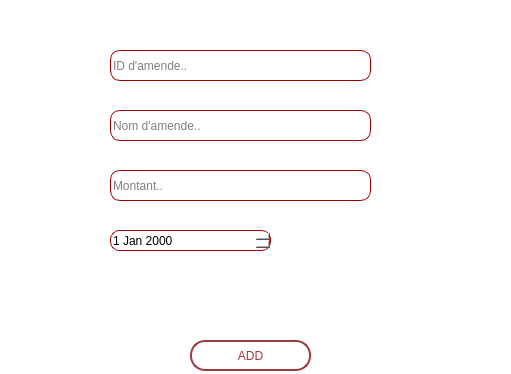
<?xml version="1.0" encoding="UTF-8"?>
<ui version="4.0">
 <class>add_amendes</class>
 <widget class="QDialog" name="add_amendes">
  <property name="geometry">
   <rect>
    <x>0</x>
    <y>0</y>
    <width>511</width>
    <height>374</height>
   </rect>
  </property>
  <property name="windowTitle">
   <string>Dialog</string>
  </property>
  <property name="styleSheet">
   <string notr="true">background-color:rgb(255,255,255);</string>
  </property>
  <widget class="QLineEdit" name="le_nom_amendes">
   <property name="geometry">
    <rect>
     <x>110</x>
     <y>110</y>
     <width>261</width>
     <height>31</height>
    </rect>
   </property>
   <property name="styleSheet">
    <string notr="true">QLineEdit{
border: 1px solid;
border-color: #9B0000;
border-radius: 10px;
}</string>
   </property>
   <property name="placeholderText">
    <string>Nom d'amende..</string>
   </property>
  </widget>
  <widget class="QLineEdit" name="le_id_amendes">
   <property name="geometry">
    <rect>
     <x>110</x>
     <y>50</y>
     <width>261</width>
     <height>31</height>
    </rect>
   </property>
   <property name="styleSheet">
    <string notr="true">QLineEdit{
border: 1px solid;
border-color: #9B0000;
border-radius: 10px;
}</string>
   </property>
   <property name="placeholderText">
    <string>ID d'amende..</string>
   </property>
  </widget>
  <widget class="QPushButton" name="b_ajouter_amendes">
   <property name="geometry">
    <rect>
     <x>190</x>
     <y>340</y>
     <width>121</width>
     <height>31</height>
    </rect>
   </property>
   <property name="styleSheet">
    <string notr="true">QPushButton {
color: rgb(158,59,59);
font: 75 9pt &quot;Arial&quot;;
border: 2px solid rgb(158,59,59);
border-radius: 15px;
}

QPushButton:hover {
  color: #fff; /* Change text color on hover */
  background-color: #a63b3b; /* Change background color on hover */
  border-color: #a63b3b; /* Change border color on hover */
}

QPushButton:pressed {
  color: #fff; 
  background-color: #802c2c; 
  border-color: #802c2c; 
}</string>
   </property>
   <property name="text">
    <string>ADD</string>
   </property>
  </widget>
  <widget class="QDateEdit" name="le_date_amendes">
   <property name="geometry">
    <rect>
     <x>110</x>
     <y>230</y>
     <width>161</width>
     <height>21</height>
    </rect>
   </property>
   <property name="styleSheet">
    <string notr="true">QDateEdit{
border: 1px solid;
border-color: #9B0000;
border-radius: 9px;
}</string>
   </property>
  </widget>
  <widget class="QLineEdit" name="le_montant_amendes">
   <property name="geometry">
    <rect>
     <x>110</x>
     <y>170</y>
     <width>261</width>
     <height>31</height>
    </rect>
   </property>
   <property name="styleSheet">
    <string notr="true">QLineEdit{
border: 1px solid;
border-color: #9B0000;
border-radius: 10px;
}</string>
   </property>
   <property name="placeholderText">
    <string>Montant..</string>
   </property>
  </widget>
  <widget class="QLabel" name="label">
   <property name="geometry">
    <rect>
     <x>60</x>
     <y>30</y>
     <width>351</width>
     <height>311</height>
    </rect>
   </property>
   <property name="text">
    <string/>
   </property>
   <property name="pixmap">
    <pixmap resource="ressources.qrc">:/new/prefix1/gfx/7495185.png</pixmap>
   </property>
   <property name="scaledContents">
    <bool>true</bool>
   </property>
  </widget>
  <zorder>label</zorder>
  <zorder>le_nom_amendes</zorder>
  <zorder>le_id_amendes</zorder>
  <zorder>b_ajouter_amendes</zorder>
  <zorder>le_date_amendes</zorder>
  <zorder>le_montant_amendes</zorder>
 </widget>
 <resources>
  <include location="ressources.qrc"/>
 </resources>
 <connections/>
</ui>
